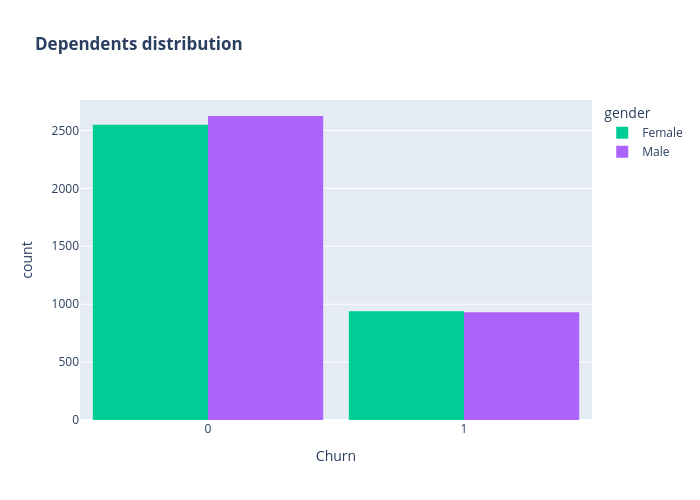

Notebook code for this chart:
### Code cell
color_map = {"Yes": "#FF97FF", "No": "#AB63FA"}
fig = px.histogram(data_set, x="Churn", color="gender", barmode="group", title="<b>Dependents distribution</b>", color_discrete_map=color_map)
fig.update_layout(width=700, height=500, bargap=0.1)
fig.show()

### Figure 1 — Plotly figure (JSON) as saved in the notebook; plotly's stock layout.template omitted (floating-point values rounded to 4 significant figures; data arrays with more than 128 entries replaced by an {"elided": "..."} marker saying what was removed)
{"data": [{"alignmentgroup": "True", "bingroup": "x", "hovertemplate": "gender=Female<br>Churn=%{x}<br>count=%{y}<extra></extra>", "legendgroup": "Female", "marker": {"color": "#00cc96", "pattern": {"shape": ""}}, "name": "Female", "offsetgroup": "Female", "orientation": "v", "showlegend": true, "type": "histogram", "x": {"elided": "3488 int values"}, "xaxis": "x", "yaxis": "y"}, {"alignmentgroup": "True", "bingroup": "x", "hovertemplate": "gender=Male<br>Churn=%{x}<br>count=%{y}<extra></extra>", "legendgroup": "Male", "marker": {"color": "#ab63fa", "pattern": {"shape": ""}}, "name": "Male", "offsetgroup": "Male", "orientation": "v", "showlegend": true, "type": "histogram", "x": {"elided": "3555 int values"}, "xaxis": "x", "yaxis": "y"}], "layout": {"bargap": 0.1, "barmode": "group", "height": 500, "legend": {"title": {"text": "gender"}, "tracegroupgap": 0}, "title": {"text": "<b>Dependents distribution</b>"}, "width": 700, "xaxis": {"anchor": "y", "domain": [0, 1], "title": {"text": "Churn"}}, "yaxis": {"anchor": "x", "domain": [0, 1], "title": {"text": "count"}}}}
